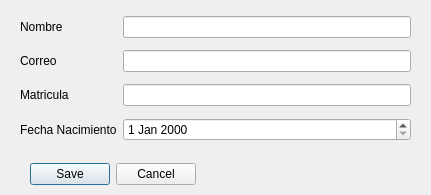
<?xml version="1.0" encoding="UTF-8"?>
<ui version="4.0">
 <class>user_info</class>
 <widget class="QDialog" name="user_info">
  <property name="geometry">
   <rect>
    <x>0</x>
    <y>0</y>
    <width>431</width>
    <height>195</height>
   </rect>
  </property>
  <property name="windowTitle">
   <string>Formulario</string>
  </property>
  <widget class="QDialogButtonBox" name="buttonBox">
   <property name="geometry">
    <rect>
     <x>20</x>
     <y>160</y>
     <width>176</width>
     <height>29</height>
    </rect>
   </property>
   <property name="orientation">
    <enum>Qt::Horizontal</enum>
   </property>
   <property name="standardButtons">
    <set>QDialogButtonBox::Cancel|QDialogButtonBox::Save</set>
   </property>
  </widget>
  <widget class="QWidget" name="layoutWidget">
   <property name="geometry">
    <rect>
     <x>20</x>
     <y>10</y>
     <width>391</width>
     <height>141</height>
    </rect>
   </property>
   <layout class="QGridLayout" name="gridLayout">
    <item row="0" column="2">
     <widget class="QLineEdit" name="name_label"/>
    </item>
    <item row="1" column="0">
     <widget class="QLabel" name="label">
      <property name="text">
       <string>Correo</string>
      </property>
     </widget>
    </item>
    <item row="2" column="2">
     <widget class="QLineEdit" name="key_label">
      <property name="int" stdset="0">
       <number>0</number>
      </property>
     </widget>
    </item>
    <item row="3" column="0">
     <widget class="QLabel" name="label_3">
      <property name="text">
       <string>Fecha Nacimiento</string>
      </property>
     </widget>
    </item>
    <item row="2" column="0">
     <widget class="QLabel" name="label_2">
      <property name="text">
       <string>Matricula</string>
      </property>
     </widget>
    </item>
    <item row="1" column="2">
     <widget class="QLineEdit" name="email_label"/>
    </item>
    <item row="0" column="0">
     <widget class="QLabel" name="label">
      <property name="text">
       <string>Nombre</string>
      </property>
     </widget>
    </item>
    <item row="3" column="2">
     <widget class="QDateEdit" name="dateEdit"/>
    </item>
   </layout>
  </widget>
 </widget>
 <resources/>
 <connections>
  <connection>
   <sender>buttonBox</sender>
   <signal>accepted()</signal>
   <receiver>user_info</receiver>
   <slot>accept()</slot>
   <hints>
    <hint type="sourcelabel">
     <x>248</x>
     <y>254</y>
    </hint>
    <hint type="destinationlabel">
     <x>157</x>
     <y>274</y>
    </hint>
   </hints>
  </connection>
  <connection>
   <sender>buttonBox</sender>
   <signal>rejected()</signal>
   <receiver>user_info</receiver>
   <slot>reject()</slot>
   <hints>
    <hint type="sourcelabel">
     <x>316</x>
     <y>260</y>
    </hint>
    <hint type="destinationlabel">
     <x>286</x>
     <y>274</y>
    </hint>
   </hints>
  </connection>
 </connections>
</ui>
